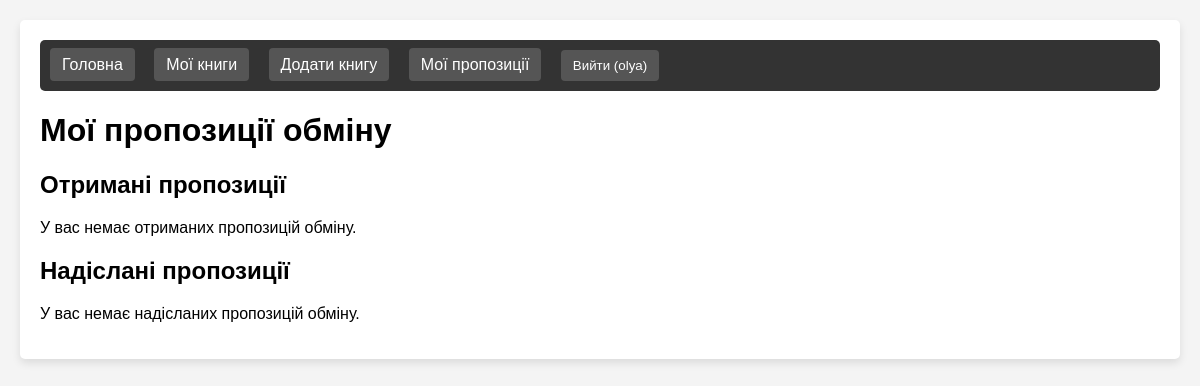
Before: /my-offers/ (signed in) with the older database file.
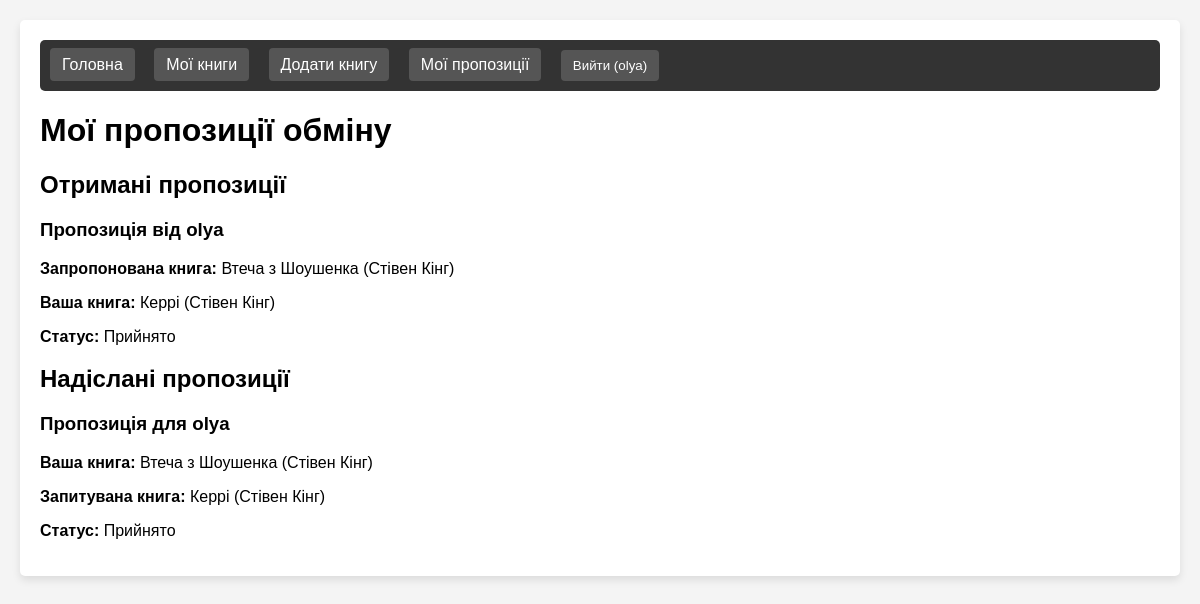
After: the same page with the newer database file.
### user/models.py (models this page shows, shortened)
class Offer(models.Model):
    STATUS_CHOICES = [
        ('pending', 'Очікує розгляду'),
        ('accepted', 'Прийнято'),
        ('rejected', 'Відхилено'),
    ]
    offered_book = models.ForeignKey(Book, on_delete=models.CASCADE, related_name='offers_made')
    requested_book = models.ForeignKey(Book, on_delete=models.CASCADE, related_name='offers_received')
    status = models.CharField(max_length=10, choices=STATUS_CHOICES, default='pending')
    created_at = models.DateTimeField(auto_now_add=True)
    updated_at = models.DateTimeField(auto_now=True)

class Book(models.Model):
    title = models.CharField(max_length=200)
    author = models.CharField(max_length=100)
    description = models.TextField(blank=True, null=True)
    owner = models.ForeignKey(User, on_delete=models.CASCADE, related_name='books')
    category = models.ForeignKey(Category, on_delete=models.SET_NULL, null=True, related_name='books')
    image = models.ImageField(upload_to='book_images/', blank=True, null=True)
    available = models.BooleanField(default=True)
    created_at = models.DateTimeField(auto_now_add=True)
    updated_at = models.DateTimeField(auto_now=True)

### user/views.py (the view)
# urls.py: path('my-offers/', views.my_offers, name='my_offers'),
@login_required
def my_offers(request):
    outgoing_offers = Offer.objects.filter(offered_book__owner=request.user)
    incoming_offers = Offer.objects.filter(requested_book__owner=request.user)
    context = {
        'outgoing_offers': outgoing_offers,
        'incoming_offers': incoming_offers
    }
    return render(request, 'my_offers.html', context)

### user/templates/my_offers.html (shortened to what this page needs)
{% extends 'base.html' %}
{% block content %}
    <h1>Мої пропозиції обміну</h1>
    <h2>Отримані пропозиції</h2>
    <div class="offers-container">
        {% if incoming_offers %}
            {% for offer in incoming_offers %}
                <div class="offer-card">
                    <h3>Пропозиція від {{ offer.offered_book.owner.username }}</h3>
                    <p><strong>Запропонована книга:</strong> {{ offer.offered_book.title }} ({{ offer.offered_book.author }})</p>
                    <p><strong>Ваша книга:</strong> {{ offer.requested_book.title }} ({{ offer.requested_book.author }})</p>
                    <p><strong>Статус:</strong>
                        {% if offer.status == 'pending' %}
                            Очікує відповіді
                            <div class="offer-actions">
                                <a href="{% url 'respond_to_offer' offer.id 'accept' %}" class="button">Прийняти</a>
                                <a href="{% url 'respond_to_offer' offer.id 'reject' %}" class="button" style="background-color: #dc3545;">Відхилити</a>
                            </div>
                        {% elif offer.status == 'accepted' %}
                            Прийнято
                        {% else %}
                            Відхилено
                        {% endif %}
                    </p>
                </div>
            {% endfor %}
        {% else %}
            <p>У вас немає отриманих пропозицій обміну.</p>
        {% endif %}
    </div>
    <h2>Надіслані пропозиції</h2>
    <div class="offers-container">
        {% if outgoing_offers %}
            {% for offer in outgoing_offers %}
                <div class="offer-card">
                    <h3>Пропозиція для {{ offer.requested_book.owner.username }}</h3>
                    <p><strong>Ваша книга:</strong> {{ offer.offered_book.title }} ({{ offer.offered_book.author }})</p>
                    <p><strong>Запитувана книга:</strong> {{ offer.requested_book.title }} ({{ offer.requested_book.author }})</p>
                    <p><strong>Статус:</strong>
                        {% if offer.status == 'pending' %}
                            Очікує відповіді
                        {% elif offer.status == 'accepted' %}
                            Прийнято
                        {% else %}
                            Відхилено
                        {% endif %}
                    </p>
                </div>
            {% endfor %}
        {% else %}
            <p>У вас немає надісланих пропозицій обміну.</p>
        {% endif %}
    </div>
{% endblock %}

Changed rows visible on the page:
added Offer: offered_book.owner.username "olya", offered_book "Втеча з Шоушенка", offered_book.author "Стівен Кінг", requested_book "Керрі", requested_book.author "Стівен Кінг", status "Прийнято", requested_book.owner.username "olya"
Other visible differences:
text no longer shown: "У вас немає отриманих пропозицій обміну. У вас немає надісланих пропозицій обміну."
